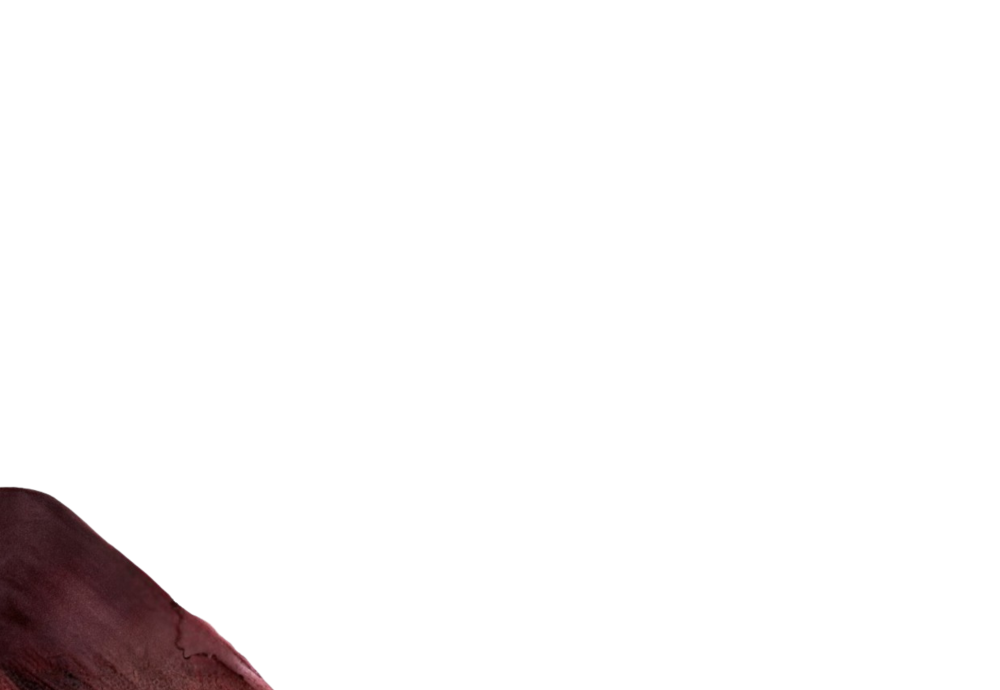
#> input picture input/bw26/roboman-hill.png, 3000 x 2070 px, given in place of roboman.png, which was not available (shown at 1/3 size)
$ jupyter execute --allow-errors bw26-wall_art.ipynb   (shell and % lines are left out)   (text cells are left out)
#> lines starting #> are read from the running program, lines starting #| are printed output that depends on the picture; pictures that were not available may be replaced by others from this repository, and a replacement may not be noted
[cell 1]
import numpy as np
import matplotlib.pyplot as plt

import sys
import os
# Add the src/ directory to the path
# TODO: this is not a very clean and robust way of importing
sys.path.append(os.path.abspath("../src"))

import mosaics

from PIL import Image
import cellpylib as cpl

# Define your custom colors using hex codes
from matplotlib.colors import LinearSegmentedColormap
ugent_blue = '#1E64C8'  # dark blue
ugent_yellow = '#FFD200'  # warm yellow

[cell 2]
# Inspect Bram's artwork and its layers

image_name = "roboman"
extension = "png"
image_path = f"../input/bw26/{image_name}.{extension}"

img = Image.open(image_path)
#> img is the input picture: PIL image 3000x2070 RGB; mean R, G, B 246.4, 244.5, 244.7

fig, axs = plt.subplots(1,2,figsize=(16, 5))

axs[0].imshow(img)
axs[1].imshow(img.convert('L'), cmap='gray')
for ax in axs: ax.axis('off')
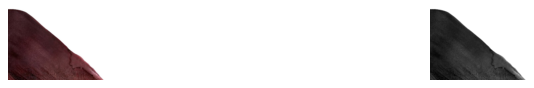
#> figure drawn by matplotlib, 2 panels

[cell 3]
image_name = "roboman"
image_suffixes = ["background", "robot", "lightcone", "plants", "hill"]
extension = "png"

fig, axs = plt.subplots(5,2,figsize=(16, 6*5))

for ax_row, suffix in zip(axs, image_suffixes):
    image_name_full = f"{image_name}-{suffix}"
    image_path = f"../input/bw26/{image_name_full}.{extension}"
    img = Image.open(image_path)
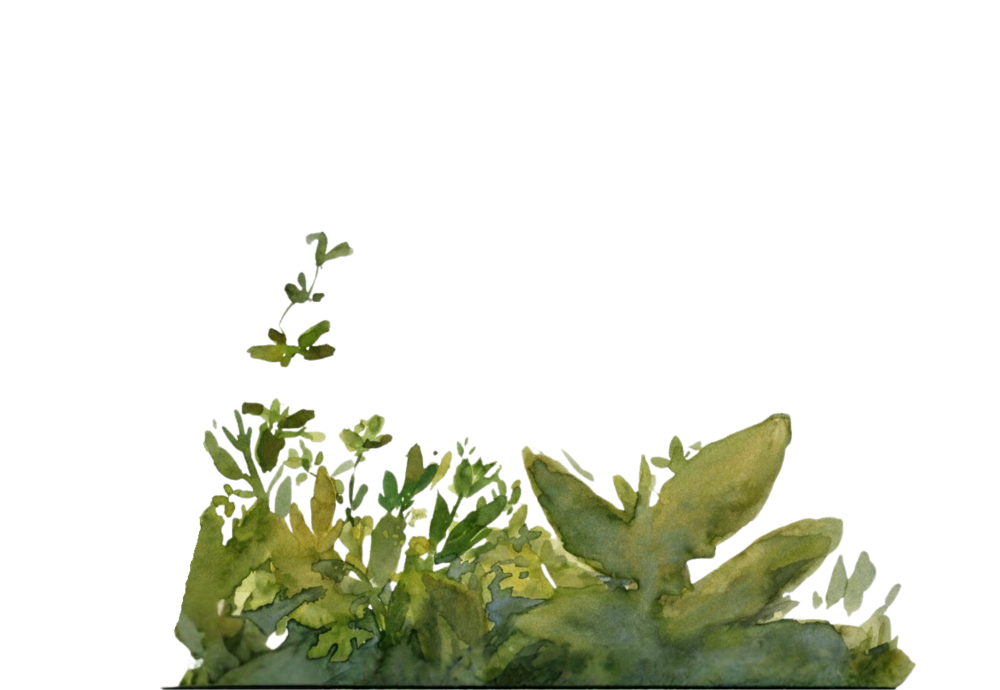
#> input picture input/bw26/roboman-plants.png, 3000 x 2070 px, given in place of roboman-background.png, which was not available (shown at 1/3 size)
#> img is the input picture: PIL image 3000x2070 RGB; mean R, G, B 223.4, 225.7, 213.7

    ax_row[0].imshow(img)
    ax_row[1].imshow(img.convert('L'), cmap='gray')
    for ax in ax_row: ax.axis('off')
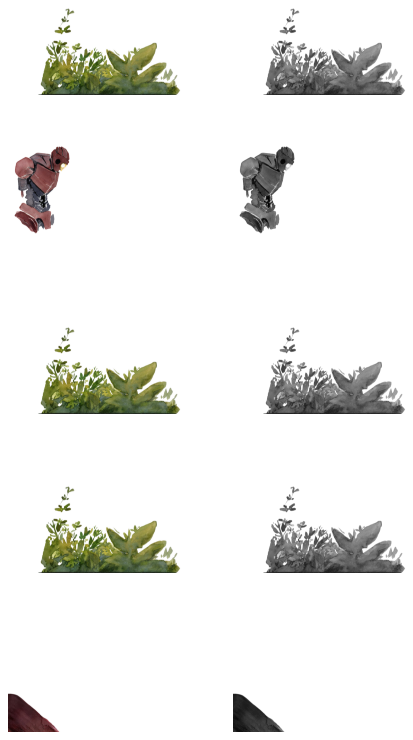
#> figure drawn by matplotlib, 10 panels

[cell 4]
# All Canva colour suggestions

background_colors = ['#909aaa', '#7e8898', '#a5acb9', '#6c7f99', '#4a6786']
#> background_colors = ['#909aaa', '#7e8898', '#a5acb9', '#6c7f99', '#4a6786']
robot_colors = ['#713c3c', '#996766', '#5e5962', '#221d21', '#c3b7b0']
lightcone_colors = ['#ece495', '#f1e6bb', '#f9f7e3', '#dfbf77']
plants_colors = ['#626e2b', '#485932', '#939546', '#727e52', '#1d2815']
hill_colors = ['#39191d', '#582e30', '#6b3031', '#4f1819', '#8f4c51']

# Selection of colours

background_color = background_colors[4]
#> background_color = '#4a6786'
robot_color = robot_colors[0]
lightcone_color = lightcone_colors[3]
plant_color = plants_colors[1]
hill_color = hill_colors[0]

# Concatenate all selected colours

colors = [background_color, robot_color, lightcone_color, plant_color, hill_color]
#> colors = ['#4a6786', '#713c3c', '#dfbf77', '#485932', '#39191d']

[cell 5]
# Select mosaic dimensions

grid_size=150
level=4
invert=True
random=True
empty_tiles_cutoff=.99
horizontal_cropping = 0.0
bottom_cropping = 1.

SAVEARRAY = True

# Load the image and convert it to a still life mosaic
solution_mosaic_list = []
#> (the rest of this cell did not finish here and is left out)

[cell 6]
# Show and save results

INDEX = 4
SAVEFIG = True

fig, ax = plt.subplots(1, 1, figsize=(16, 6*5))

# IMPORTANT: pick a size that is a denominator of the mosaic shape
fig_size = 12
fig.set_size_inches(fig_size, fig_size)
ax.axis('off')

color = colors[INDEX]
#> color = '#39191d'
suffix = image_suffixes[INDEX]
#> (the rest of this cell did not finish here and is left out)
